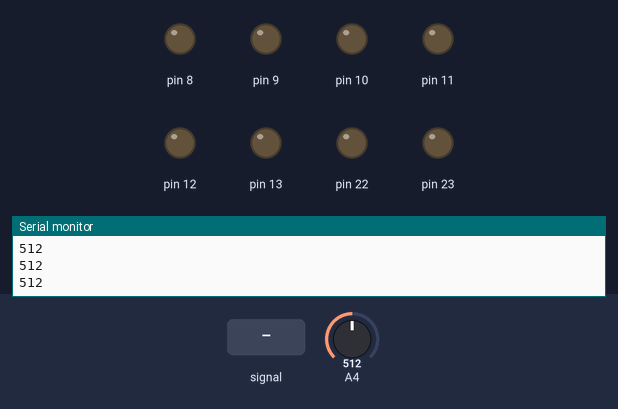
The sketch below on a simulated Arduino Uno, built with avr-gcc and run on an emulated ATmega328P. Shown: output pins drawn as LEDs (lit = HIGH), the last lines printed to the serial monitor. The test bench sets the inputs (shaded band); at power-on: A4 = 512.

Above: at 0.8 s.
0.9 s: A4 fed a 2 Hz sine of ±306 counts around its level
At 2.1 s:
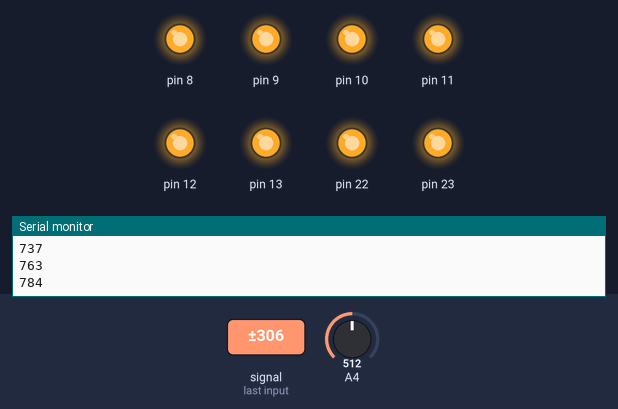
3.2 s: A4 set to 595
At 3.8 s:
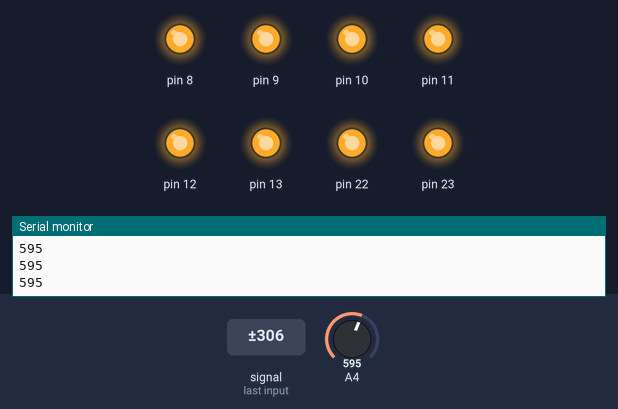
Timing chart, 0 to 6.2 s (numbered marks = the images above; inputs shaded):
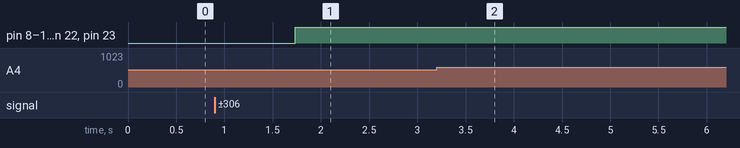

The sketch:

30.3.ino
```cpp
#include <avr/io.h>
#include <util/delay.h>
#include <avr/interrupt.h>

#define BITN(BIT_NUM)               (0x01 << (BIT_NUM))
#define SET_BIT(PORT, BIT_NUM)      ((PORT) |= (BITN(BIT_NUM)))
#define CHECK_BIT(PORT, BIT_NUM)    ((PORT) & (BITN(BIT_NUM)))
#define CLEAR_BIT(PORT, BIT_NUM)    ((PORT) &= (~(BITN(BIT_NUM))))
long result, average;
int count = 0;

void compare()
{
  if (average >= 585 && average <= 595) {
    PORTB = 0xFF;
  }
  if(average == 610)
    PORTB = 0x00;
}


int main(void)
{
  int x, y, i = 0;
  DDRB = 0xFF;
  Serial.begin(2000000);
  while (true) {
    ADMUX = 0x44;
    ADCSRA = 0xC7;
    while (CHECK_BIT(ADCSRA, ADSC));
    result += ADCW;
    i++;
    if (i > 99) {
      average = result / 100;
      Serial.println(average);
      compare();
      result = 0;
      average = 0;
      i = 0;
    }
  }
}
```

Measured:
- after the input at 0.9 s, pin 8–13, pin 22, pin 23: LOW → HIGH after 0.84 s
- after the input at 3.2 s, pin 8–13, pin 22, pin 23: stays HIGH (without the input it goes to LOW after 1.8 s)
